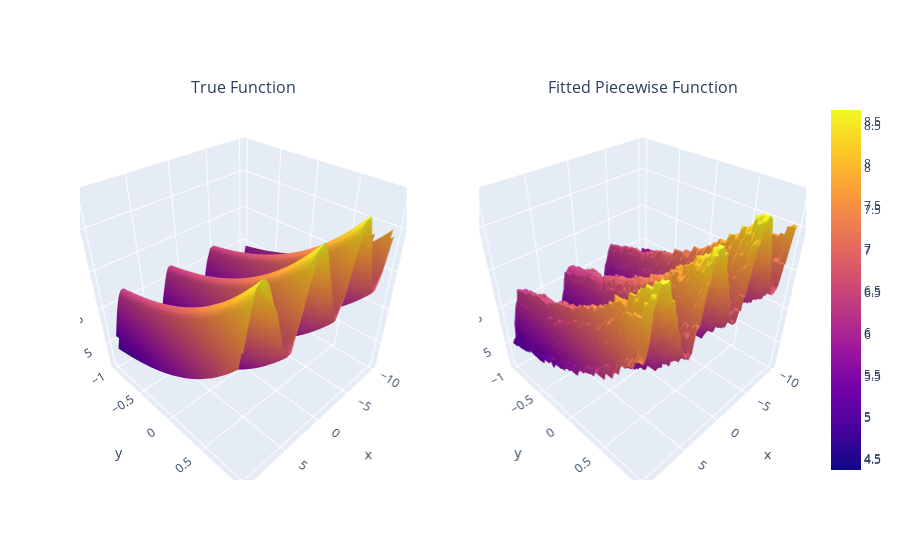

Notebook code for this chart:
### Markdown cell above
Then we can compare our fitted function to the true function:

### Code cell
Z_fitted = scipy.interpolate.griddata(
    (X[:, 0], X[:, 1]), y_hat.value, (x_grid, y_grid), method="nearest"
)

fig = make_subplots(
    rows=1,
    cols=2,
    specs=[[{"is_3d": True}, {"is_3d": True}]],
    subplot_titles=[
        "True Function",
        "Fitted Piecewise Function",
    ],
)

fig.add_trace(go.Surface(x=plot_x, y=plot_y, z=Z), row=1, col=1)
fig.add_trace(go.Surface(x=plot_x, y=plot_y, z=Z_fitted), row=1, col=2)

fig.show()
